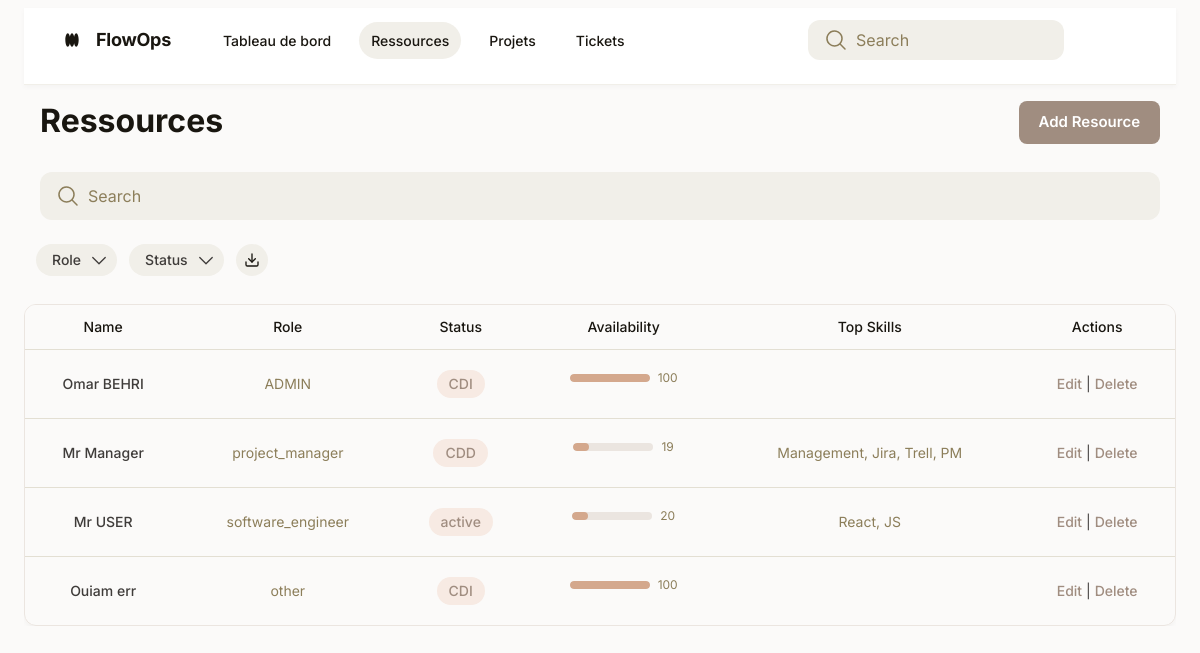
Page /ressources/ (signed in) on the earlier database version.
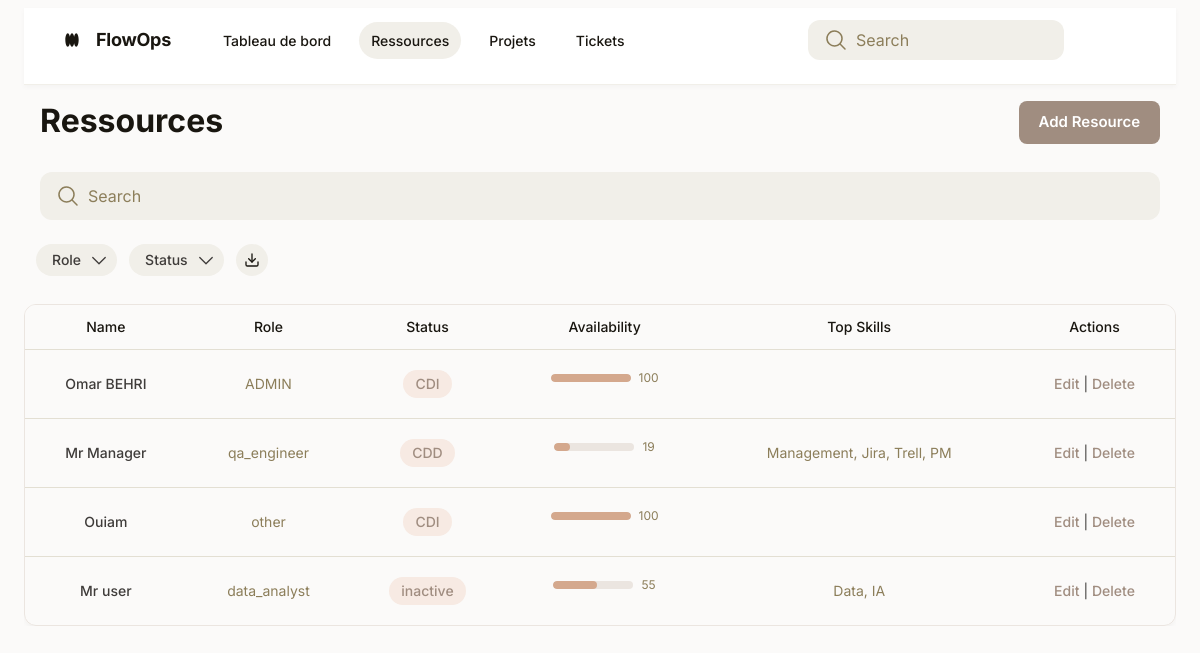
Same page on the later database version.
### ressources/models.py (models this page shows, shortened)
class Ressource(AbstractUser):
    first_name = models.CharField(max_length=200)
    last_name = models.CharField(max_length=200)
    role = models.CharField(max_length=200)
    skills = models.TextField(blank=True)
    availability_rate = models.IntegerField(null=True, blank=True)
    manager = models.ForeignKey('self', on_delete=models.CASCADE, null=True, blank=True)
    status = models.CharField(max_length=200, choices=[
        ('Stagiaire', 'Stagiaire'),
        ('CDI', 'CDI'),
        ('Prestataire', 'Prestataire'),
        ('Alternant', 'Alternant'),
        ('CDD', 'CDD'),
        ('Autre', 'Autre')
    ])
    appRole = models.CharField(max_length=200, choices=[
        ('ADMIN', 'ADMIN'),
        ('MANAGER', 'MANAGER'),
        ('USER', 'USER')
    ])
    phone_number = models.CharField(max_length=20)
    entry_date = models.DateField(null=True, blank=True)
    location = models.CharField(max_length=200, null=True, blank=True)
    created_at = models.DateTimeField(auto_now_add=True)
    updated_at = models.DateTimeField(auto_now=True)
    email = models.EmailField(unique=True)
    profile_picture = models.ImageField(upload_to='profile_pictures/', blank=True, null=True)
    completed_tickets_count = models.IntegerField(default=0)
    completed_projects_count = models.IntegerField(default=0)
    USERNAME_FIELD = 'email'
    REQUIRED_FIELDS = ['first_name', 'last_name']

### ressources/views.py (the view, shortened to what this page needs)
# urls.py: path('ressources/', include('ressources.urls')),
@login_required
def ressources(request):
    user = request.user
    ressources = Ressource.objects.all()
    search_query = request.GET.get('search', '').strip()
    role_filter = request.GET.get('role', '')
    status_filter = request.GET.get('status', '')
    if role_filter:
        ressources = ressources.filter(role=role_filter)
    if status_filter:
        ressources = ressources.filter(status=status_filter)
    roles = Ressource.objects.values_list('role', flat=True).distinct()
    statuses = Ressource.objects.values_list('status', flat=True).distinct()
    return render(request, 'ressources.html', {
        'ressources': ressources,
        'roles': roles,
        'statuses': statuses,
        'current_role': role_filter,
        'current_status': status_filter,
        'search_query': search_query,
        'user_role': user.appRole
    })

### ressources/templates/ressources.html (shortened to what the changed rows need)
<!DOCTYPE html>
<html lang="fr">
<head>
    <script src="https://cdn.tailwindcss.com?plugins=forms,container-queries"></script>
</head>
<body class="relative flex size-full min-h-screen flex-col bg-[#fbfaf9] group/design-root overflow-x-hidden font-['Inter','Noto_Sans',sans-serif]">
    <div class="layout-container flex h-full grow flex-col">
        <div class="w-full px-6 py-2">
            <main class="layout-content-container flex flex-col max-w-full w-full flex-1">
                <header class="flex flex-col border-b border-solid border-b-[#f1efe9] px-10 py-3">
                    <div class="flex items-center justify-between whitespace-nowrap pb-3">
                        <div class="flex items-center gap-4 text-[#191610] flex-1">
                            <h2 class="text-lg font-bold leading-tight tracking-[-0.015em] mr-6">FlowOps</h2>
                        </div>
                    </div>
                </header>
                <div class="mt-4 w-full overflow-x-auto">
                    <div class="overflow-hidden rounded-xl border border-[#e3dfd3]">
                        <table class="min-w-full border-collapse text-sm">
                            <thead>
                                <tr class="bg-[#fbfaf9] text-left text-[#191610]">
                                    <th class="px-4 py-3 font-medium text-center">Name</th>
                                    <th class="px-4 py-3 font-medium text-center">Role</th>
                                    <th class="px-4 py-3 font-medium text-center">Status</th>
                                    <th class="px-4 py-3 font-medium text-center">Availability</th>
                                    <th class="px-4 py-3 font-medium text-center">Top Skills</th>
                                    {% if user_role == 'ADMIN' %}
                                    <th class="px-4 py-3 font-medium text-center">Actions</th>
                                    {% endif %}
                                </tr>
                            </thead>
                            <tbody>
                                {% for ressource in ressources %}
                                <tr class="border-t border-t-[#e3dfd3] cursor-pointer hover:bg-[#f1efe9]" onclick="window.location.href='/ressources/details/{{ ressource.id }}/'">
                                    <td class="whitespace-nowrap px-4 py-5 font-medium text-center">{{ ressource.first_name }} {{ ressource.last_name }}</td>
                                    <td class="px-4 py-5 text-[#8c7e5a] text-center">{{ ressource.role }}</td>
                                    <td class="status-cell px-4 py-5 text-center">
                                        <span class="status-badge {% if ressource.status == 'Active' %}status-active{% else %}status-inactive{% endif %} rounded-full px-3 py-1 text-sm font-medium">{{ ressource.status }}</span>
                                    </td>
                                    <td class="px-4 py-5 text-center availability-cell">
                                        <div class="availability-bar-container bg-[#EBE5E0]">
                                            <div class="availability-bar bg-[#D4A88D]" style="width: {{ ressource.availability_rate|default:0 }}%;"></div>
                                        </div>
                                        <span class="text-[#8c7e5a] text-xs ml-2">{{ ressource.availability_rate|default:0 }}</span>
                                    </td>
                                    <td class="px-4 py-5 text-[#8c7e5a] text-center">{{ ressource.skills }}</td>
                                    {% if user_role == 'ADMIN' %}
                                    <td class="px-4 py-5 text-center" onclick="event.stopPropagation();">
                                        <a href="/ressources/edit/{{ ressource.id }}/" class="text-[#A08D80] hover:underline text-sm font-medium">Edit</a> |
                                        <a href="#" onclick="confirmDelete({{ ressource.id }})" class="text-[#A08D80] hover:underline text-sm font-medium">Delete</a>
                                    </td>
                                    {% endif %}
                                </tr>
                                {% empty %}
                                <tr><td colspan="6" class="text-center py-5">No ressources found.</td></tr>
                                {% endfor %}
                                </tbody>
                        </table>
                    </div>
                </div>
            </main>
        </div>
    </div>
</body>
</html>

Differences in the rows shown:
removed Ressource: first_name "Mr USER", role "software_engineer", status "active", availability_rate "20", skills "React, JS"
changed Ressource "Mr Manager": role "project_manager" → "qa_engineer"
changed Ressource "Ouiam": last_name "err" → (not shown)
added Ressource: first_name "Mr user", role "data_analyst", status "inactive", availability_rate "55", skills "Data, IA"
